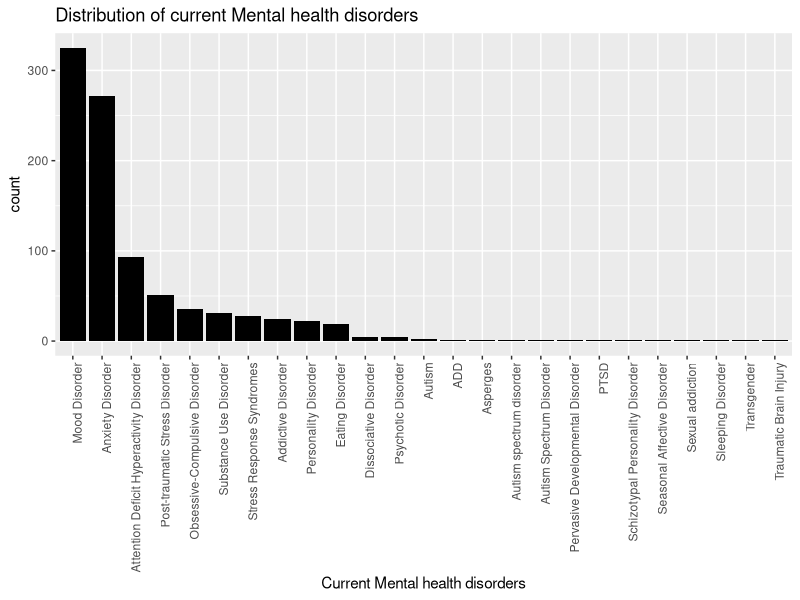
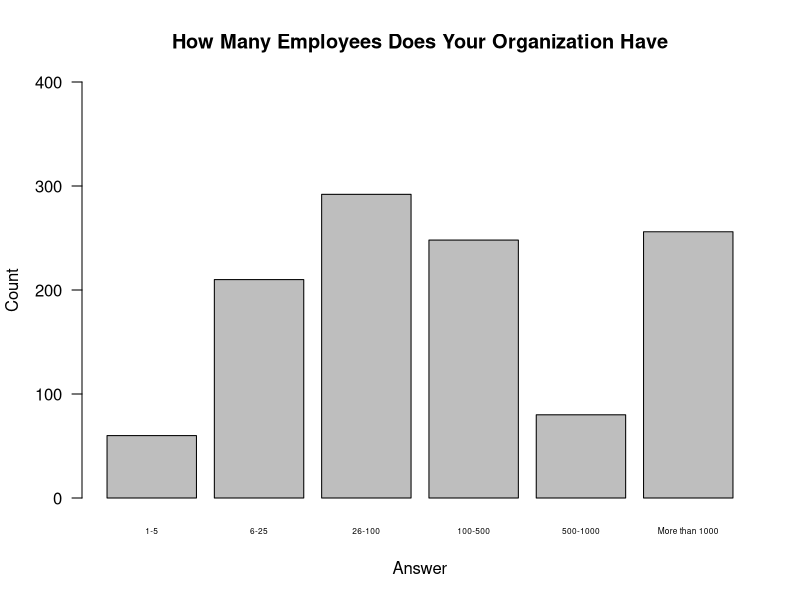
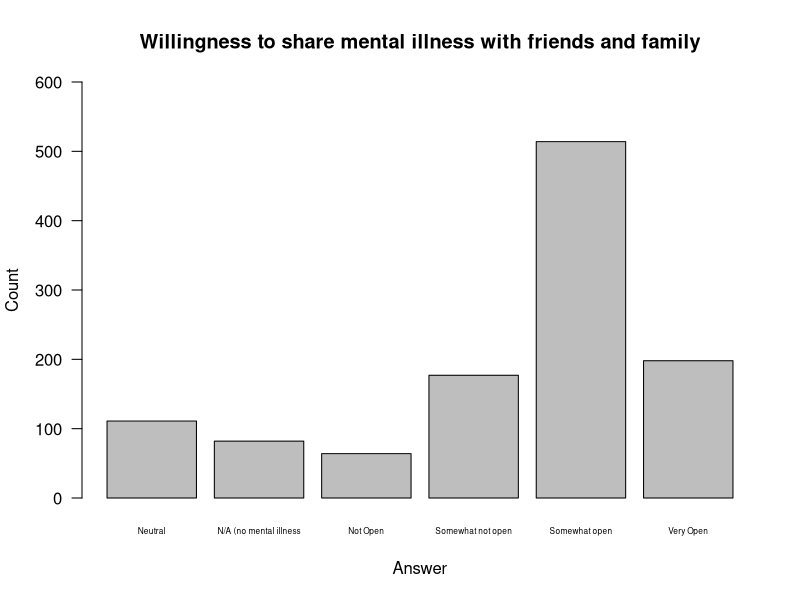
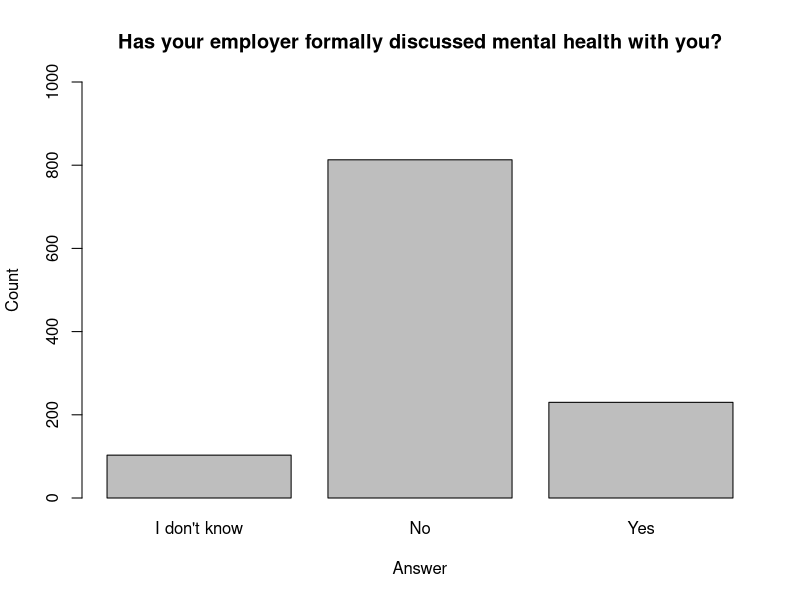
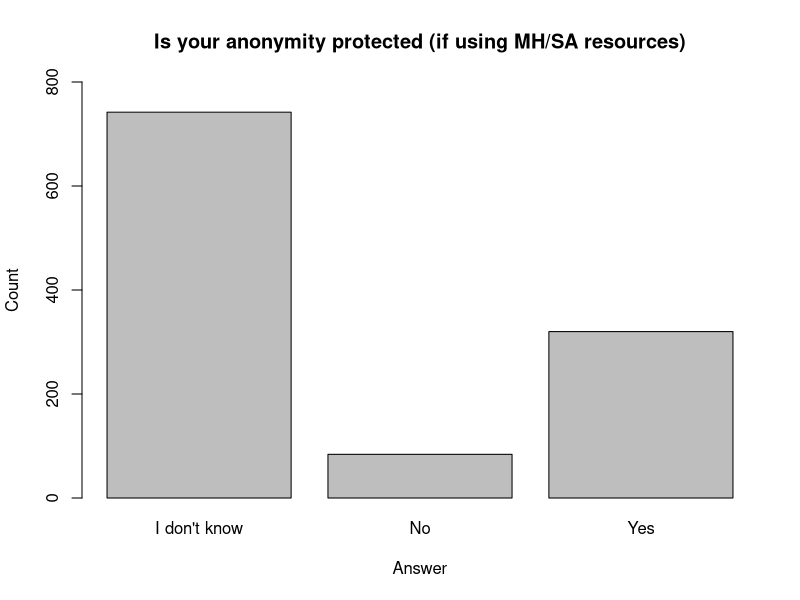
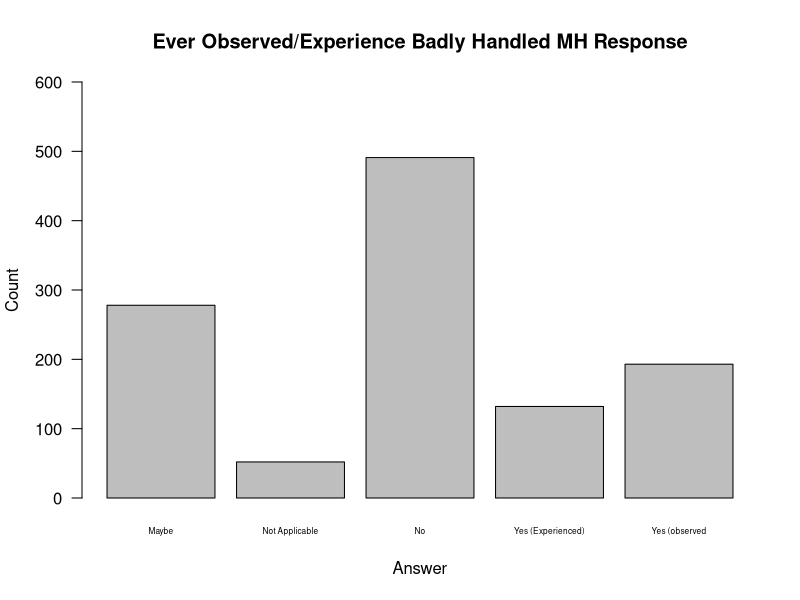
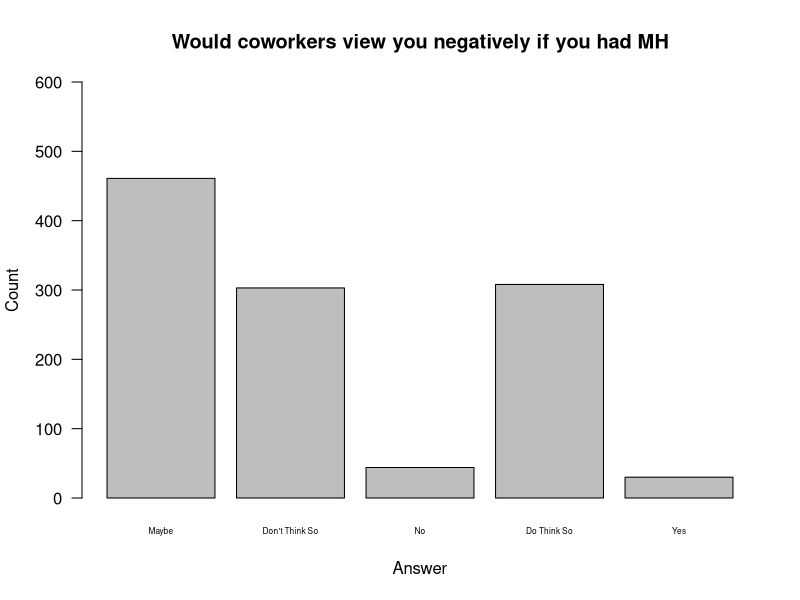
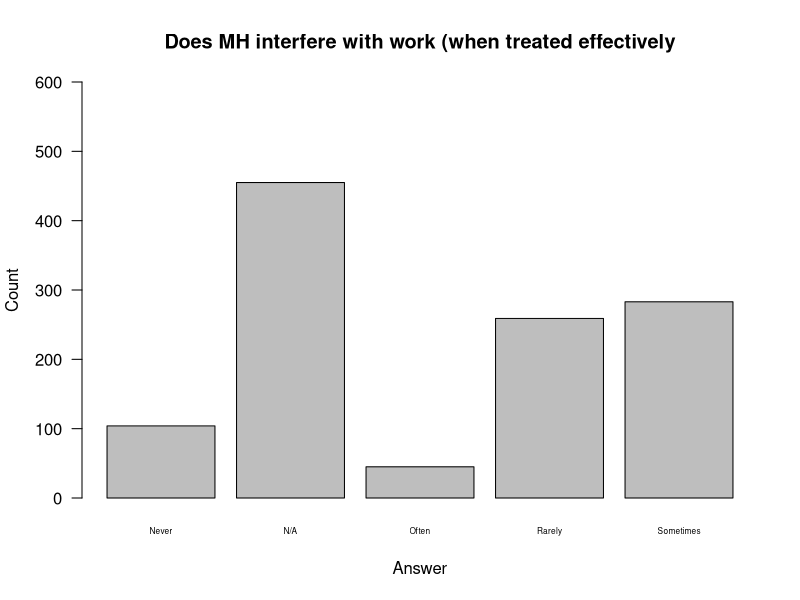

The R script that drew these images, in order:
library(dplyr)
library(tidyr)
library(ggplot2)
health <- read.csv("mentalsurvey_clean.csv")
tmp = health %>% separate(mhd, 
                          sep = '\\|',
                          c('mhd_1', 'mhd_2', 'mhd_3', 'mhd_4', 'mhd_5',
                            'mhd_6', 'mhd_7', 'mhd_8', 'mhd_9'),
                          fill = 'right')


chk = tmp %>% select(matches('mhd_[1-9]'))
chk
# tmp2 = tmp %>% select(matches('mhd_[1-9]')) %>% mutate_all(.funs = 'as.factor')
# View(tmp2)

comb = as.vector(t(chk))
comb
comb1 = comb[comb != ""&!is.na(comb)]
comb1

disorders=sapply(strsplit(comb1, split = " \\("), `[`, 1)
dataf <- as.data.frame(matrix(disorders))
subdataf <- subset(dataf, disorders != "I haven\'t been formally diagnosed, so I felt uncomfortable answering, but Social Anxiety and Depression.")

View(subdataf)

reorder_size <- function(x) {
  factor(x, levels = names(sort(table(x), decreasing = TRUE)))
}

p <- ggplot(data=subdataf, aes(x = reorder_size(V1)))+
  geom_bar(fill = 'black')+
  theme(axis.text.x = element_text(angle = 90, hjust = 1))

p+xlab("Current Mental health disorders")+ggtitle("Distribution of current Mental health disorders")

count_disorder <-data.frame(count(subdataf, V1, sort = TRUE))
View(count_disorder)

#combi = na.action(comb,rm)

# tmp2 %>% select(matches('mhd_[1-9]')) %>% str()
# tmp_newrow = tmp2 %>% unite(disorders,sep = '',remove =TRUE)
# View(tmp_newrow)

# typeof(health$mhd)
# tmp1 = separate_rows(health,mhd,sep = '\\|')
# tmp4 = as.character(health$mhd)
# tmp3 = strsplit(tmp4, "\\|")
# tmp3

#Do a table showing answers to question: "How many employees does your company or organization have"
table(health$How.many.employees.does.your.company.or.organization.have.)
#First, I need to reorder the variables
ENumOrder  = factor(health$How.many.employees.does.your.company.or.organization.have, levels=c("1-5", "6-25", "26-100", "100-500", "500-1000", "More than 1000"))
#Then I can do the table
table(ENumOrder)
#Do a barplot showing answers to question about how many employees
barplot(table(ENumOrder), main = "How Many Employees Does Your Organization Have", xlab = "Answer", ylab = "Count", ylim=c(0,400), las = 1.5, cex.names=0.5)

#Do a table showing answers to question: "How willing would you be to share with friends and family that you have a mental illness?"
table(health$How.willing.would.you.be.to.share.with.friends.and.family.that.you.have.a.mental.illness.)
#Do a barplot showing answers to question: ""How willing would you be to share with friends and family that you have a mental illness?"
barplot(table(health$How.willing.would.you.be.to.share.with.friends.and.family.that.you.have.a.mental.illness.), main = "Willingness to share mental illness with friends and family", names.arg=c("Neutral", "N/A (no mental illness", "Not Open", "Somewhat not open", "Somewhat open", "Very Open"), xlab = "Answer", ylab = "Count", ylim=c(0,600), las = 1, cex.names=0.5)

#Do a table showing answers to question: "Has your employer ever formally discussed mental health (for example, as part of a wellness campaign or other official communication)?"
table(health$Has.your.employer.ever.formally.discussed.mental.health..for.example..as.part.of.a.wellness.campaign.or.other.official.communication..)
#Do a barplot showing answers to question: "Has your employer ever formally discussed mental health (for example, as part of a wellness campaign or other official communication)?"
barplot(table(health$Has.your.employer.ever.formally.discussed.mental.health..for.example..as.part.of.a.wellness.campaign.or.other.official.communication..), main = "Has your employer formally discussed mental health with you?", xlab = "Answer", ylab = "Count", ylim=c(0,1000))

#Do a table showing answers to question: "Is your anonymity protected if you choose to take advantage of mental health or substance abuse treatment resources provided by your employer?"
table(health$Is.your.anonymity.protected.if.you.choose.to.take.advantage.of.mental.health.or.substance.abuse.treatment.resources.provided.by.your.employer.)
#Do a barplot showing answers to question: "Is your anonymity protected if you choose to take advantage of mental health or substance abuse treatment resources provided by your employer?"
barplot(table(health$Is.your.anonymity.protected.if.you.choose.to.take.advantage.of.mental.health.or.substance.abuse.treatment.resources.provided.by.your.employer.), main = "Is your anonymity protected (if using MH/SA resources)", xlab = "Answer", ylab = "Count", ylim=c(0,800))

#Do a table showing answers to question: "Have you observed or experienced an unsupportive or badly handled response to a mental health issue in your current or previous workplace?"
table(health$Have.you.observed.or.experienced.an.unsupportive.or.badly.handled.response.to.a.mental.health.issue.in.your.current.or.previous.workplace.)
#Do a barplot showing answers to question: "Have you observed or experienced an unsupportive or badly handled response to a mental health issue in your current or previous workplace?"
barplot(table(health$Have.you.observed.or.experienced.an.unsupportive.or.badly.handled.response.to.a.mental.health.issue.in.your.current.or.previous.workplace.), main = "Ever Observed/Experience Badly Handled MH Response", names.arg=c("Maybe", "Not Applicable", "No", "Yes (Experienced)", "Yes (observed"), xlab = "Answer", ylab = "Count", ylim=c(0,600), las = 1, cex.names=0.5)

#Do a table showing answers to question: "Do you think that team members/co-workers would view you more negatively if they knew you suffered from a mental health issue?"
table(health$Do.you.think.that.team.members.co.workers.would.view.you.more.negatively.if.they.knew.you.suffered.from.a.mental.health.issue.)
#Do a barplot showing answers to question: "Do you think that team members/co-workers would view you more negatively if they knew you suffered from a mental health issue?"
barplot(table(health$Do.you.think.that.team.members.co.workers.would.view.you.more.negatively.if.they.knew.you.suffered.from.a.mental.health.issue.), main = "Would coworkers view you negatively if you had MH", names.arg=c("Maybe", "Don't Think So", "No", "Do Think So", "Yes"), xlab = "Answer", ylab = "Count", ylim=c(0,600), las = 1.5, cex.names=0.5)

#Do a table showing answers to quetsion: "If you have a mental health issue, do you feel that it interferes with your work when being treated effectively?"
table(health$If.you.have.a.mental.health.issue..do.you.feel.that.it.interferes.with.your.work.when.being.treated.effectively.)
#Do a barplot showing answers to quetsion: "If you have a mental health issue, do you feel that it interferes with your work when being treated effectively?"
barplot(table(health$If.you.have.a.mental.health.issue..do.you.feel.that.it.interferes.with.your.work.when.being.treated.effectively.), main = "Does MH interfere with work (when treated effectively", names.arg=c("Never", "N/A", "Often", "Rarely", "Sometimes"), xlab = "Answer", ylab = "Count", ylim=c(0,600), las = 1.5, cex.names=0.5)

#Do a table showing answers to question: "Would you feel comfortable discussing a mental health disorder with your coworkers?"
table(health$Would.you.feel.comfortable.discussing.a.mental.health.disorder.with.your.coworkers.)
#Do a barplot showing answers to question: "Would you feel comfortable discussing a mental health disorder with your coworkers?"
barplot(table(health$Would.you.feel.comfortable.discussing.a.mental.health.disorder.with.your.coworkers.), main = "Do you feel comfortable discussing MH with Coworkers?", xlab = "Answer", ylab = "Count", ylim=c(0,500))

#COMPANY SIZE AND PROVISION OF BENEFITS

#Do a crosstab table showing provision of health benefits by company size
table(health$How.many.employees.does.your.company.or.organization.have., health$Does.your.employer.provide.mental.health.benefits.as.part.of.healthcare.coverage.)

#Do a crosstab table showing whether employers discuss MH by company size
table(health$How.many.employees.does.your.company.or.organization.have., health$Has.your.employer.ever.formally.discussed.mental.health..for.example..as.part.of.a.wellness.campaign.or.other.official.communication..)

#Do a crosstab table showing whether employers provide other resources by company size
table(health$How.many.employees.does.your.company.or.organization.have., health$Does.your.employer.offer.resources.to.learn.more.about.mental.health.concerns.and.options.for.seeking.help.)


#POSSIBLE FACTORS IN WHETHER EMPLOYEE FEELS ASKING FOR LEAVE WOULD BE DIFFICULT

#Answers by Gender (crosstab table)
ELDbG <- table(health$If.a.mental.health.issue.prompted.you.to.request.a.medical.leave.from.work..asking.for.that.leave.would.be., health$gender)
ELDbG
#Proportions (as column percentages)
prop.table(ELDbG, 2)
#Chi-Squared (We get a warning that the approximation may be incorrect, likely b/c the other values are small)
chisq.test(ELDbG)

#Answers by Company Size (crosstab table)
ELDbCS <- table(health$If.a.mental.health.issue.prompted.you.to.request.a.medical.leave.from.work..asking.for.that.leave.would.be., ENumOrder)
ELDbCS
#Proportions (as column percentages)
prop.table(ELDbCS, 2)
#Chi-Squared (Small P Value)
chisq.test(ELDbCS)

#Answers by Mental Health Benefit Provision (crosstab table)
ELDbMHB <- table(health$If.a.mental.health.issue.prompted.you.to.request.a.medical.leave.from.work..asking.for.that.leave.would.be., health$Does.your.employer.provide.mental.health.benefits.as.part.of.healthcare.coverage.)
ELDbMHB
#Proportions (as column percentages)
prop.table(ELDbMHB, 2)
#Chi-Squared (Small P Value)
chisq.test(ELDbMHB)

#Answers by If Employer Discussed Mental Health (crosstab table)
ELDbEDM <- table(health$If.a.mental.health.issue.prompted.you.to.request.a.medical.leave.from.work..asking.for.that.leave.would.be., health$Has.your.employer.ever.formally.discussed.mental.health..for.example..as.part.of.a.wellness.campaign.or.other.official.communication..)
ELDbEDM
#Proportions (as column percentages)
prop.table(ELDbEDM, 2)
#Chi-Squared (Relatively small p value, but we might want to set it at p=01 for chi-squared)
chisq.test(ELDbEDM)

#Answers by If Employer Offers Other Resources (crosstab table)
ELDbEOR <- table(health$If.a.mental.health.issue.prompted.you.to.request.a.medical.leave.from.work..asking.for.that.leave.would.be., health$Does.your.employer.offer.resources.to.learn.more.about.mental.health.concerns.and.options.for.seeking.help.)
ELDbEOR
#Proportions (as column percentages)
prop.table(ELDbEOR, 2)
#Chi-Squared (Small p value)
chisq.test(ELDbEOR)

#Answers by Experience With Poor Response (crosstab table)
ELDbPR <- table(health$If.a.mental.health.issue.prompted.you.to.request.a.medical.leave.from.work..asking.for.that.leave.would.be., health$Have.you.observed.or.experienced.an.unsupportive.or.badly.handled.response.to.a.mental.health.issue.in.your.current.or.previous.workplace.)
ELDbPR
#Proportions (as column percentages)
prop.table(ELDbPR, 2)
#Chi-Squared (Small p value)
chisq.test(ELDbPR)


#POSSIBLE FACTORS IN COMFORT WITH DISCUSSING MH WITH SUPERVISORS

#Answers by Gender (Counts)
MHbG <- table(health$Would.you.feel.comfortable.discussing.a.mental.health.disorder.with.your.direct.supervisor.s.., health$gender)
MHbG
#Proportions (as column percentages)
prop.table(MHbG, 2)
#Chi-Squared (the p value is very large, which indicates that differences among genders is probably not significant)
chisq.test(MHbG)

#Answers by Company Size (crosstab table)
MHbCS <- table(health$Would.you.feel.comfortable.discussing.a.mental.health.disorder.with.your.direct.supervisor.s.., ENumOrder)
MHbCS
#Proportions (as column percentages)
prop.table(MHbCS, 2)
#Chi-Squared (the p value is just over .05 which means it is probably not significant)
chisq.test(MHbCS)

#Answers by Mental Health Benefit Provision (crosstab table)
MHbMHB <- table(health$Would.you.feel.comfortable.discussing.a.mental.health.disorder.with.your.direct.supervisor.s.., health$Does.your.employer.provide.mental.health.benefits.as.part.of.healthcare.coverage.)
MHbMHB
#Proportions (as column percentages)
prop.table(MHbMHB, 2)
#Chi-Squared (the p value is very small, but I don't know if Chi-Squared is good for a large dataset)
chisq.test(MHbMHB)

#Answers by If Employer Discussed Mental Health (crosstab table)
MHbEDM <- table(health$Would.you.feel.comfortable.discussing.a.mental.health.disorder.with.your.direct.supervisor.s.., health$Has.your.employer.ever.formally.discussed.mental.health..for.example..as.part.of.a.wellness.campaign.or.other.official.communication..)
MHbEDM
#Proportions (as column percentages)
prop.table(MHbEDM, 2)
#Chi-Squared (the p value is very small, but I don't know if Chi-Squared is good for a large dataset)
chisq.test(MHbEDM)

#Answers by If Employer Offers Other Resources (crosstab table)
MHbEOR <- table(health$Would.you.feel.comfortable.discussing.a.mental.health.disorder.with.your.direct.supervisor.s.., health$Does.your.employer.offer.resources.to.learn.more.about.mental.health.concerns.and.options.for.seeking.help.)
MHbEOR
#Proportions (as column percentages)
prop.table(MHbEOR, 2)
#Chi-Squared (the p value is very small, but I don't know if Chi-Squared is good for a large dataset)
chisq.test(MHbEOR)

#Answers by Experience With Poor Response (crosstab table)
MHbPR <- table(health$Would.you.feel.comfortable.discussing.a.mental.health.disorder.with.your.direct.supervisor.s.., health$Have.you.observed.or.experienced.an.unsupportive.or.badly.handled.response.to.a.mental.health.issue.in.your.current.or.previous.workplace.)
MHbPR
#Proportions (as column percentages)
prop.table(MHbPR, 2)
#Chi-Squared (the p value is very small, but I don't know if Chi-Squared is good for a large dataset)
chisq.test(MHbPR)

#POSSIBLE FACTORS IN COMFORT WITH DISCUSSING MH WITH COWORKERS

#Answers by Gender (crosstab table)
MHCbG <- table(health$Would.you.feel.comfortable.discussing.a.mental.health.disorder.with.your.coworkers., health$gender)
MHCbG
#Proportions (as column percentages)
prop.table(MHCbG, 2)
#Chi-Squared (the p value is large, which indicates differences among gender is not stat sig)
chisq.test(MHCbG)

#Answers by Company Size (crosstab table)
MHCbCS <- table(health$Would.you.feel.comfortable.discussing.a.mental.health.disorder.with.your.coworkers., ENumOrder)
MHCbCS
#Proportions (as column percentages)
prop.table(MHCbCS, 2)
#Chi-Squared (the p value is small)
chisq.test(MHCbCS)

#Answers by Mental Health Benefit Provision (crosstab table)
MHCbMHB <- table(health$Would.you.feel.comfortable.discussing.a.mental.health.disorder.with.your.coworkers., health$Does.your.employer.provide.mental.health.benefits.as.part.of.healthcare.coverage.)
MHCbMHB
#Proportions (as column percentages)
prop.table(MHCbMHB, 2)
#Chi-Squared (the p value is small)
chisq.test(MHCbMHB)

#Answers by If Employer Discussed Mental Health (crosstab table)
MHCbEDM <- table(health$Would.you.feel.comfortable.discussing.a.mental.health.disorder.with.your.coworkers., health$Has.your.employer.ever.formally.discussed.mental.health..for.example..as.part.of.a.wellness.campaign.or.other.official.communication..)
MHCbEDM
#Proportions (as column percentages)
prop.table(MHCbEDM, 2)
#Chi-Squared (the p value is small)
chisq.test(MHCbEDM)

#Answers by If Employer Offers Other Resources (crosstab table)
MHCbEOR <- table(health$Would.you.feel.comfortable.discussing.a.mental.health.disorder.with.your.coworkers., health$Does.your.employer.offer.resources.to.learn.more.about.mental.health.concerns.and.options.for.seeking.help.)
MHCbEOR
#Proportions (as column percentages)
prop.table(MHCbEOR, 2)
#Chi-Squared (the p value is small)
chisq.test(MHCbEOR)

#Answers by Experience With Poor Response (crosstab table)
MHCbPR <- table(health$Would.you.feel.comfortable.discussing.a.mental.health.disorder.with.your.coworkers., health$Have.you.observed.or.experienced.an.unsupportive.or.badly.handled.response.to.a.mental.health.issue.in.your.current.or.previous.workplace.)
MHCbPR
#Proportions (as column percentages)
prop.table(MHCbPR, 2)
#Chi-Squared (the p value is small)
chisq.test(MHCbPR)

#Answers by Perception Coworkers Will View You Negatively if you had MH issue
MHCbCN <- table(health$Would.you.feel.comfortable.discussing.a.mental.health.disorder.with.your.coworkers., health$Do.you.think.that.team.members.co.workers.would.view.you.more.negatively.if.they.knew.you.suffered.from.a.mental.health.issue.)
MHCbCN
#Proportions (as column percentages)
prop.table(MHCbCN, 2)
#Chi-Squared (the p value is small)
chisq.test(MHCbCN)

#write.csv(tmp, "mentalsurvey_separator.csv", row.names=FALSE)



